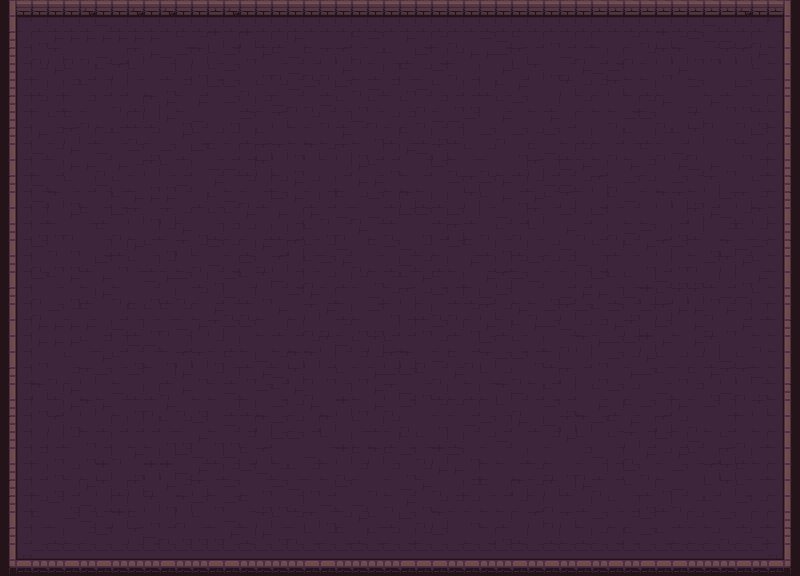

A level layout from a 2D game, rendered from its tile map. Below: a short description, then the map file with its tile-grid data intact:
An orthogonal 50x36 tile map with 16x16 px tiles, 1 tile layer (Camada de Blocos 1).

<map version="1.10" tiledversion="1.11.2" orientation="orthogonal" renderorder="right-down" width="50" height="36" tilewidth="16" tileheight="16" infinite="0" nextlayerid="2" nextobjectid="1">
 <tileset firstgid="1" source="../2D Pixel Dungeon Asset Pack/character and tileset/Dungeon_Tileset.tsx" />
 <layer id="1" name="Camada de Blocos 1" width="50" height="36">
  <data encoding="csv">
11,2,2,5,2,4,2,5,4,5,4,2,2,3,4,5,2,2,2,2,2,2,2,2,2,2,2,2,2,2,2,2,2,2,2,2,2,3,3,3,3,3,3,3,3,3,4,2,3,36,
11,12,13,13,13,13,14,13,13,13,13,13,13,13,13,13,13,13,13,13,13,13,13,13,13,13,13,13,13,13,13,13,13,13,13,13,13,13,13,13,13,13,13,13,14,13,13,13,15,36,
1,22,27,23,23,23,23,23,23,23,24,10,7,29,17,29,8,8,18,20,19,17,10,28,19,18,17,7,30,19,28,9,10,17,27,17,17,20,19,7,30,29,7,28,9,9,17,30,25,16,
1,22,30,29,30,30,9,17,29,18,9,28,29,10,28,27,18,10,9,10,29,29,30,7,10,8,28,17,7,18,18,28,29,19,19,9,30,17,17,30,7,29,29,27,27,29,29,18,25,16,
21,22,7,18,10,17,10,29,10,19,8,17,27,10,28,19,27,30,9,30,30,18,20,8,17,10,7,28,30,17,19,18,10,29,27,30,18,9,28,20,20,27,18,20,19,19,19,10,25,16,
21,22,8,17,7,10,17,17,19,20,27,7,17,28,28,30,10,7,9,28,8,28,30,9,7,27,9,10,17,17,8,10,18,19,19,29,7,7,29,20,8,20,19,28,20,8,28,20,25,26,
1,22,7,17,20,7,19,30,8,29,18,20,23,24,28,8,7,9,30,30,9,10,27,10,19,10,30,7,27,27,19,10,28,20,8,19,7,20,20,17,7,18,19,30,18,27,27,8,25,16,
21,22,19,10,10,30,20,17,8,8,18,27,9,19,27,28,19,29,20,7,30,8,9,30,7,7,30,9,9,28,19,18,19,19,18,17,19,19,30,28,28,30,19,29,30,19,30,27,25,36,
1,22,18,7,29,17,7,10,30,7,19,18,10,7,7,8,10,19,20,20,20,18,20,27,8,10,8,27,8,19,28,30,28,7,28,20,8,20,17,10,8,7,10,29,19,27,8,28,25,6,
11,22,9,7,18,19,9,19,28,27,28,8,28,10,17,17,29,29,27,29,7,29,27,17,17,18,9,29,20,10,7,19,27,10,9,8,7,20,30,20,10,30,9,30,19,19,27,17,25,16,
31,22,20,17,18,18,30,18,7,29,10,17,19,9,9,8,29,20,27,19,19,17,18,10,27,20,17,28,30,19,30,20,8,29,17,9,18,17,19,18,7,19,18,9,18,27,19,17,25,26,
1,22,9,20,10,17,9,10,20,27,27,9,19,18,20,7,17,7,18,7,17,20,18,18,20,20,20,19,28,29,28,18,17,7,9,9,7,29,30,28,7,20,28,20,29,19,19,10,25,6,
31,22,9,29,27,20,17,10,18,18,18,19,8,10,9,30,8,28,18,8,17,10,7,28,8,29,8,8,19,29,10,18,27,18,10,29,19,17,10,9,19,29,29,27,17,28,29,7,25,6,
11,22,17,20,18,10,8,28,29,27,29,7,19,10,10,18,19,18,17,18,30,9,30,9,8,28,28,8,28,8,19,9,17,29,19,28,17,28,19,20,20,19,17,29,18,9,7,29,25,36,
21,22,27,27,30,19,10,30,20,17,7,18,27,8,7,7,17,8,17,10,27,30,18,20,30,19,27,17,29,20,30,10,30,10,19,18,30,17,30,9,28,17,27,8,19,7,10,7,25,26,
31,22,28,30,27,19,17,8,18,10,27,29,7,28,7,8,18,17,29,10,7,9,19,10,28,9,7,20,28,10,8,27,8,19,7,9,19,10,8,10,18,29,28,20,27,29,9,28,25,6,
21,22,30,27,27,8,28,27,10,8,7,20,30,9,17,28,30,29,17,10,28,18,30,20,8,9,7,8,20,18,17,17,7,28,7,7,9,17,19,19,27,17,27,30,28,29,18,10,25,36,
11,22,28,10,18,20,18,20,19,9,18,28,8,27,28,10,29,9,17,30,7,8,7,27,7,10,18,10,17,20,18,29,28,9,19,17,17,28,10,10,8,9,27,27,8,17,27,18,25,16,
1,22,30,19,27,8,18,30,20,27,8,30,7,17,9,8,27,19,28,18,17,20,19,9,7,29,7,28,8,8,9,28,20,20,27,9,18,18,8,9,29,10,29,29,27,9,9,10,25,26,
11,22,30,28,7,10,19,17,10,10,10,7,20,18,30,30,20,18,20,29,18,8,20,28,27,17,8,30,30,7,29,7,18,30,28,29,28,10,28,27,28,29,18,18,30,18,17,17,25,36,
31,22,23,23,23,23,17,9,8,27,30,9,18,29,28,28,20,8,17,30,30,7,27,27,17,17,27,28,8,27,18,8,10,18,28,9,7,7,18,29,8,28,20,18,30,27,18,20,25,6,
31,22,23,23,23,10,7,17,9,9,20,17,19,7,8,20,19,20,20,7,29,9,10,29,10,20,19,7,20,17,28,19,10,17,20,30,29,18,28,28,29,18,19,18,29,19,19,30,25,16,
31,22,27,19,10,19,18,10,27,20,27,29,29,27,10,8,9,7,29,29,17,19,7,7,29,29,30,9,10,30,29,28,28,27,8,19,17,27,28,7,18,10,7,7,8,9,10,20,25,36,
1,22,20,30,7,29,28,20,28,19,8,18,27,7,8,27,18,9,29,30,27,10,27,18,28,28,10,30,18,20,10,7,30,20,17,29,19,27,19,18,28,10,27,10,18,29,29,9,25,16,
31,22,29,8,18,20,20,9,8,8,30,18,20,20,9,20,28,10,18,30,19,8,20,18,29,9,27,8,20,8,20,29,9,17,10,17,19,10,28,7,19,9,20,7,27,9,30,27,25,6,
21,22,27,17,18,29,18,20,27,30,18,30,27,19,8,8,20,28,7,18,20,29,27,18,30,28,19,7,7,17,19,10,30,19,28,27,20,18,8,10,28,17,18,19,28,17,20,29,25,16,
1,22,19,29,27,20,8,17,17,17,10,7,28,20,9,17,29,28,7,17,29,19,10,8,7,30,19,27,19,9,28,17,18,8,9,29,29,28,10,18,17,29,7,30,20,17,19,20,25,16,
21,22,17,17,7,27,17,19,20,20,27,27,18,27,27,7,17,28,28,19,10,8,20,20,8,10,10,8,8,19,7,9,19,19,7,18,10,19,10,29,17,28,17,9,19,10,30,17,25,36,
31,22,7,27,19,27,8,30,18,8,8,28,9,8,9,10,29,20,19,9,20,29,10,29,10,28,30,29,28,27,20,20,17,20,20,19,7,9,17,30,18,7,18,10,17,29,8,20,25,16,
21,22,17,27,7,20,29,19,27,29,29,9,18,17,7,28,9,7,10,7,20,30,7,19,7,27,7,18,18,17,20,19,20,7,30,27,30,8,17,28,30,20,28,19,29,29,10,17,25,16,
1,22,20,27,17,18,29,8,29,30,18,7,29,20,28,20,27,28,9,27,17,28,19,30,20,9,18,30,17,7,10,17,29,7,29,8,18,30,19,10,8,27,9,19,10,29,10,19,25,36,
1,22,7,28,27,9,17,8,20,29,27,29,28,27,28,10,27,27,8,19,9,20,9,19,30,18,27,7,7,7,20,20,7,17,30,19,8,19,10,17,27,8,30,7,10,19,28,7,25,16,
11,22,10,20,28,9,10,29,10,27,17,30,10,20,9,20,29,10,7,29,27,7,18,10,8,28,30,29,19,27,20,8,19,29,30,29,20,28,20,7,28,19,8,7,20,28,8,17,25,26,
1,22,19,8,20,7,28,19,29,9,30,27,27,27,18,8,18,27,30,10,7,10,8,10,7,17,7,28,19,20,17,27,8,19,8,20,8,7,17,10,28,10,20,20,7,30,7,9,25,6,
11,32,33,33,33,33,33,33,33,33,33,33,33,33,33,33,33,33,33,33,33,33,33,33,33,33,33,33,33,33,33,33,33,33,33,33,33,33,33,33,33,33,33,33,33,33,33,33,35,36,
41,42,44,44,45,43,42,44,43,44,42,43,43,45,45,43,43,44,44,42,45,43,44,43,44,42,42,45,44,45,44,44,45,44,42,43,42,43,42,43,42,45,42,44,43,43,42,44,45,46
</data>
 </layer>
</map>
